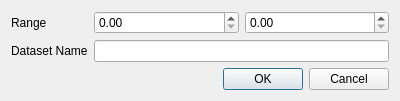
<?xml version="1.0" encoding="UTF-8"?>
<ui version="4.0">
 <class>DataExtractorDialog</class>
 <widget class="QDialog" name="DataExtractorDialog">
  <property name="geometry">
   <rect>
    <x>0</x>
    <y>0</y>
    <width>400</width>
    <height>101</height>
   </rect>
  </property>
  <property name="windowTitle">
   <string>Dialog</string>
  </property>
  <layout class="QFormLayout" name="formLayout">
   <item row="1" column="1">
    <layout class="QHBoxLayout" name="horizontalLayout_2">
     <item>
      <widget class="QDoubleSpinBox" name="lowerDoubleSpinBox"/>
     </item>
     <item>
      <widget class="QDoubleSpinBox" name="upperDoubleSpinBox"/>
     </item>
    </layout>
   </item>
   <item row="2" column="0">
    <widget class="QLabel" name="label">
     <property name="text">
      <string>Dataset Name</string>
     </property>
    </widget>
   </item>
   <item row="2" column="1">
    <widget class="QLineEdit" name="nameLineEdit"/>
   </item>
   <item row="3" column="1">
    <widget class="QDialogButtonBox" name="buttonBox">
     <property name="orientation">
      <enum>Qt::Horizontal</enum>
     </property>
     <property name="standardButtons">
      <set>QDialogButtonBox::Cancel|QDialogButtonBox::Ok</set>
     </property>
    </widget>
   </item>
   <item row="1" column="0">
    <widget class="QLabel" name="label_2">
     <property name="text">
      <string>Range</string>
     </property>
    </widget>
   </item>
  </layout>
 </widget>
 <resources/>
 <connections>
  <connection>
   <sender>buttonBox</sender>
   <signal>accepted()</signal>
   <receiver>DataExtractorDialog</receiver>
   <slot>accept()</slot>
   <hints>
    <hint type="sourcelabel">
     <x>248</x>
     <y>254</y>
    </hint>
    <hint type="destinationlabel">
     <x>157</x>
     <y>274</y>
    </hint>
   </hints>
  </connection>
  <connection>
   <sender>buttonBox</sender>
   <signal>rejected()</signal>
   <receiver>DataExtractorDialog</receiver>
   <slot>reject()</slot>
   <hints>
    <hint type="sourcelabel">
     <x>316</x>
     <y>260</y>
    </hint>
    <hint type="destinationlabel">
     <x>286</x>
     <y>274</y>
    </hint>
   </hints>
  </connection>
 </connections>
</ui>
